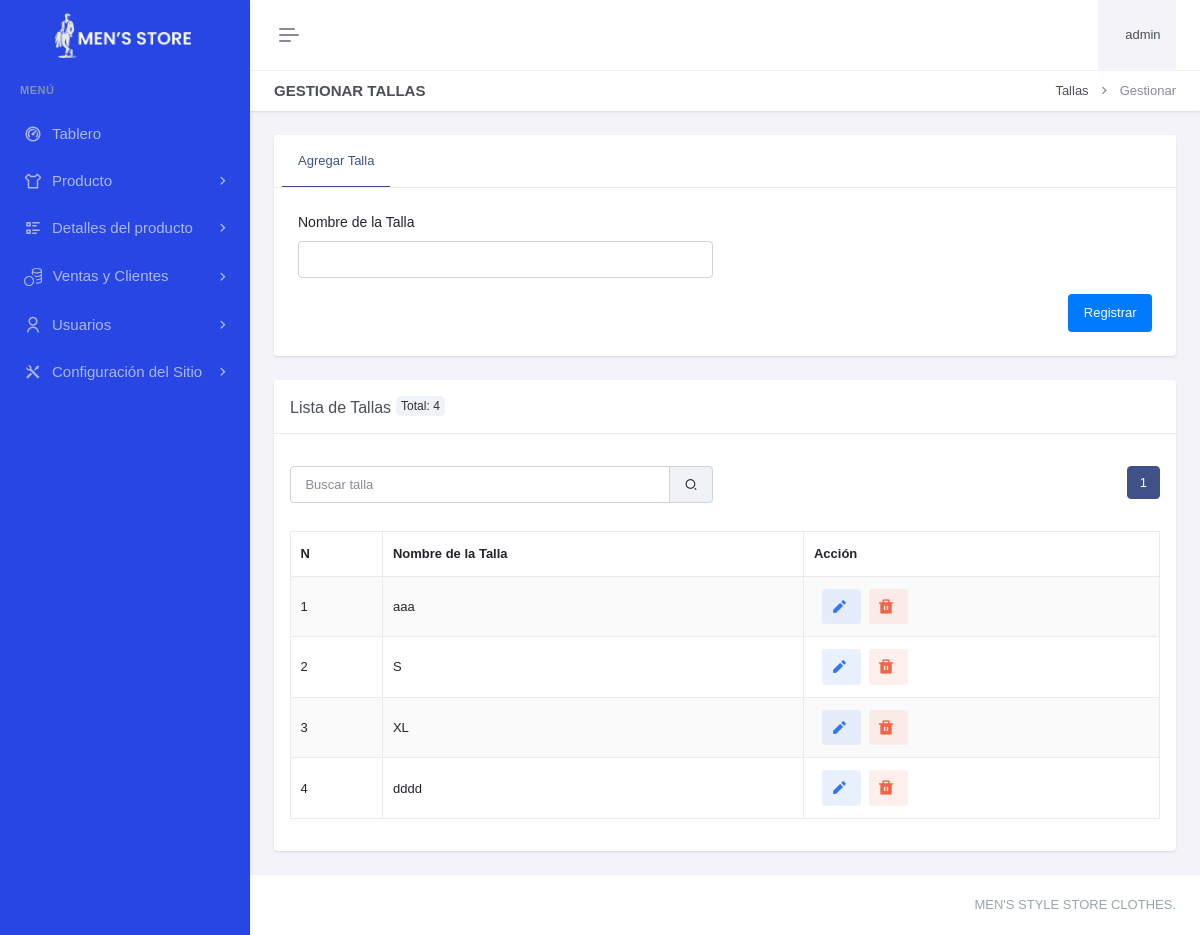
Before: /paneladministrador/detallesproducto/talla/gestionar-talla.php (signed in) with the older database file.
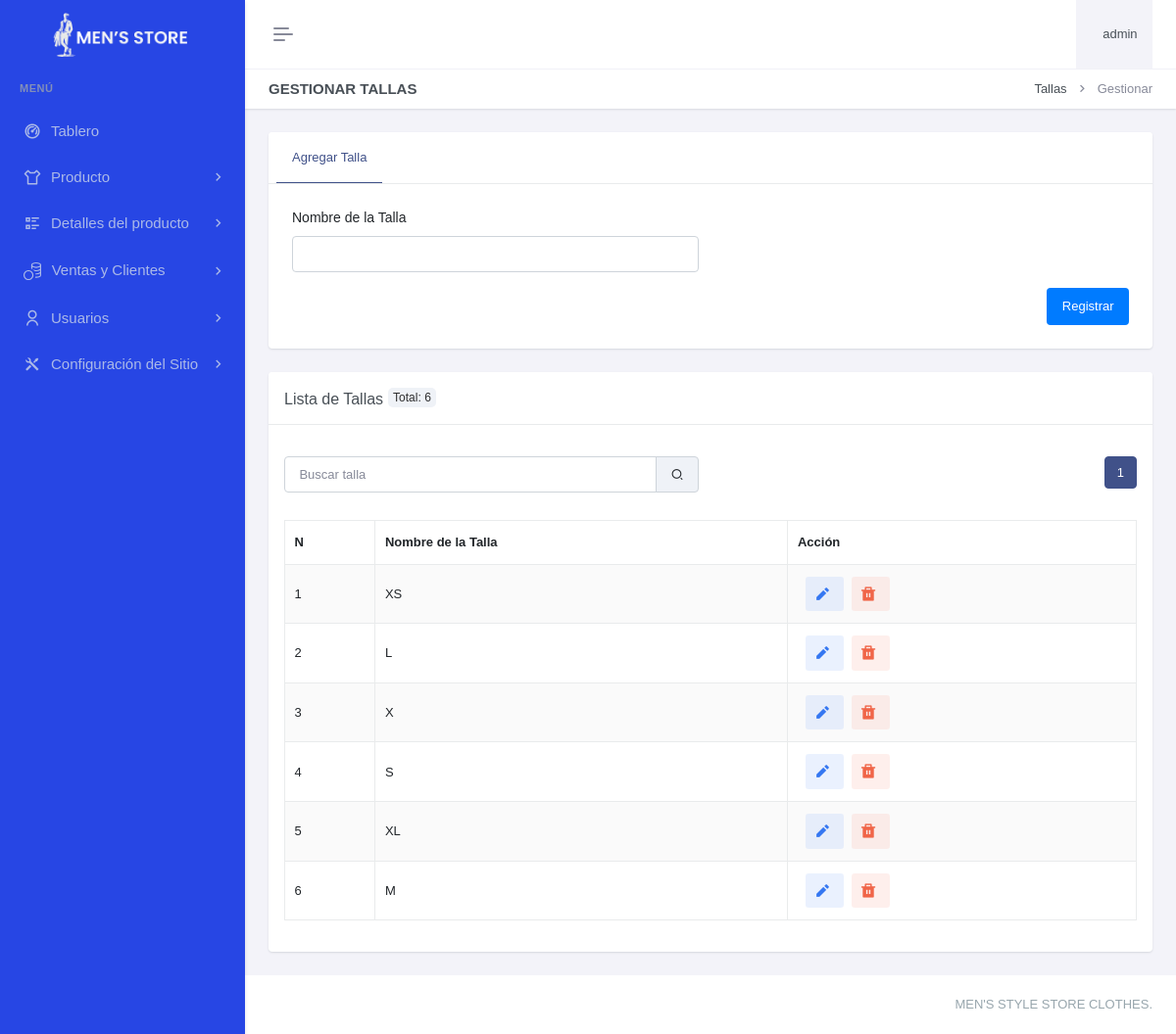
After: the same page with the newer database file.
### tables this page shows
CREATE TABLE `talla` (
  `talId` int(11) NOT NULL,
  `talNombre` varchar(30) DEFAULT NULL,
  `talFechaRegis` datetime DEFAULT current_timestamp()
);

### paneladministrador/detallesproducto/talla/gestionar-talla.php (the view, shortened to what the changed rows need)
<?php
include "../../header.php";
include "../../sidebar.php";
$registros_por_pagina = 10;
$pagina_actual = isset($_GET['pagina']) ? (int)$_GET['pagina'] : 1;
$offset = ($pagina_actual - 1) * $registros_por_pagina;
$search = isset($_GET['search']) ? trim($_GET['search']) : '';
$query_total = "SELECT COUNT(*) as total FROM talla WHERE talNombre LIKE ?";
$search_param = "%$search%";
$stmt_total = $con->prepare($query_total);
$stmt_total->bind_param('s', $search_param);
$stmt_total->execute();
$result_total = $stmt_total->get_result();
$total_registros = $result_total->fetch_assoc()['total'];
$total_paginas = ceil($total_registros / $registros_por_pagina);
?>
<div class="main-content">
    <div class="page-content">
        <div class="container-fluid">
            <div class="row">
                <div class="col-xxl-9">
                    <div class="card mt-4">
                        <div class="card-header">
                            <h5 class="card-title mb-0">Lista de Tallas<div class="badge-total">Total: <?php echo $total_registros; ?></div></h5>
                        </div>
                        <div class="card-body">
                            <div class="row mb-3">
                                <div class="col-md-6 d-flex justify-content-end">
                                <nav aria-label="Page navigation example">
                                    <ul class="pagination justify-content-center">
                                        <?php for ($i = 1; $i <= $total_paginas; $i++): ?>
                                            <li class="page-item <?php echo ($i == $pagina_actual) ? 'active' : ''; ?>">
                                                <a class="page-link" href="?pagina=<?php echo $i; ?>&search=<?php echo htmlspecialchars($search); ?>#example"><?php echo $i; ?></a>
                                            </li>
                                        <?php endfor; ?>
                                    </ul>
                                </nav>
                                </div>
                            </div>
                            <table id="example" class="table table-bordered dt-responsive nowrap table-striped align-middle" style="width:100%">
                                <thead>
                                    <tr>
                                    <th>N</th>
                                        <th>Nombre de la Talla</th>
                                        <th class="accion-col">Acción</th>
                                    </tr>
                                </thead>
                                <tbody>
                                    <?php
                                    $query = "SELECT * FROM talla WHERE talNombre LIKE ? ORDER BY talId DESC LIMIT ? OFFSET ?";
                                    $stmt = $con->prepare($query);
                                    $stmt->bind_param('sii', $search_param, $registros_por_pagina, $offset);
                                    $stmt->execute();
                                    $result = $stmt->get_result();
                                    $numeracion=$offset+1;
                                    while ($row = $result->fetch_assoc()) {
                                        echo "<tr id='talla-{$row['talId']}'>
                                                <td>{$numeracion}</td>
                                                <td>{$row['talNombre']}</td>
                                                <td>
                                                    <a href='editartalla.php?id={$row['talId']}' class='btn btn-soft-secondary btn-sm ms-2 me-1' aria-label='Editar' title='Editar'><i class='ri-pencil-fill align-bottom me-1' style='font-size: 1.5em;'></i></a>
                                                    <a href='javascript:void(0);' class='btn btn-soft-danger btn-sm' onclick='confirmDeleteTalla({$row['talId']})' aria-label='Eliminar' title='Eliminar'><i class='ri-delete-bin-fill align-bottom me-1' style='font-size: 1.5em;'></i></a>
                                                </td>
                                            </tr>";
                                            $numeracion++;
                                    }
                                    ?>
                                </tbody>
                            </table>
                        </div>
                    </div>
                </div>
            </div>
        </div>
    </div>
<?php include "../../footer.php"; ?>

Changed rows visible on the page:
removed talla: talNombre "aaa"
added talla: talNombre "XS"
added talla: talNombre "L"
added talla: talNombre "X"
changed talla (number 6 of 6 on the later page): talNombre "dddd" → "M"
Other visible differences:
$total_registros: "4" → "6"
